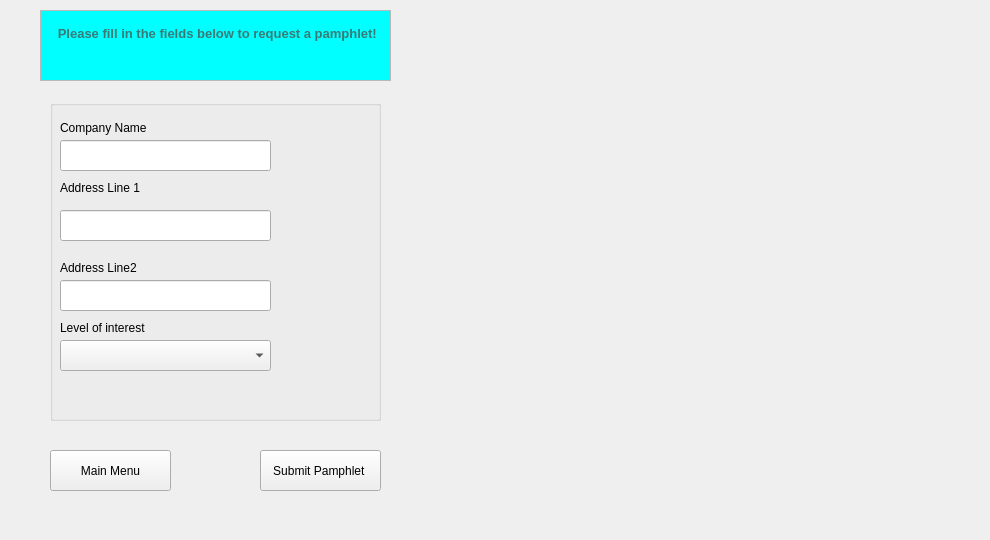
    <widget class="QWidget" name="RequestPamphlet">
     <widget class="QTextEdit" name="RPTextEdit">
      <property name="geometry">
       <rect>
        <x>40</x>
        <y>10</y>
        <width>351</width>
        <height>71</height>
       </rect>
      </property>
      <property name="readOnly">
       <bool>true</bool>
      </property>
      <property name="html">
       <string>&lt;!DOCTYPE HTML PUBLIC &quot;-//W3C//DTD HTML 4.0//EN&quot; &quot;http://www.w3.org/TR/REC-html40/strict.dtd&quot;&gt;
&lt;html&gt;&lt;head&gt;&lt;meta name=&quot;qrichtext&quot; content=&quot;1&quot; /&gt;&lt;style type=&quot;text/css&quot;&gt;
p, li { white-space: pre-wrap; }
&lt;/style&gt;&lt;/head&gt;&lt;body style=&quot; font-family:'MS Shell Dlg 2'; font-size:7.8pt; font-weight:400; font-style:normal;&quot; bgcolor=&quot;#00ffff&quot;&gt;
&lt;p align=&quot;center&quot; style=&quot; margin-top:12px; margin-bottom:12px; margin-left:0px; margin-right:0px; -qt-block-indent:0; text-indent:0px;&quot;&gt;&lt;span style=&quot; font-size:16pt; font-weight:600; color:#397a75; vertical-align:sub;&quot;&gt; Please fill in the fields below to request a pamphlet!&lt;/span&gt;&lt;/p&gt;
&lt;p align=&quot;center&quot; style=&quot;-qt-paragraph-type:empty; margin-top:0px; margin-bottom:0px; margin-left:0px; margin-right:0px; -qt-block-indent:0; text-indent:0px; font-size:8pt;&quot;&gt;&lt;br /&gt;&lt;/p&gt;&lt;/body&gt;&lt;/html&gt;</string>
      </property>
     </widget>
     <widget class="QGroupBox" name="RPgroupBox">
      <property name="geometry">
       <rect>
        <x>50</x>
        <y>100</y>
        <width>331</width>
        <height>321</height>
       </rect>
      </property>
      <property name="title">
       <string/>
      </property>
      <widget class="QLineEdit" name="RPCompanyNamelineEdit">
       <property name="geometry">
        <rect>
         <x>10</x>
         <y>40</y>
         <width>211</width>
         <height>31</height>
        </rect>
       </property>
      </widget>
      <widget class="QLabel" name="RPCompanyNameLabel">
       <property name="geometry">
        <rect>
         <x>10</x>
         <y>20</y>
         <width>101</width>
         <height>16</height>
        </rect>
       </property>
       <property name="text">
        <string>Company Name </string>
       </property>
      </widget>
      <widget class="QLineEdit" name="RPAddressOneLineEdit">
       <property name="geometry">
        <rect>
         <x>10</x>
         <y>110</y>
         <width>211</width>
         <height>31</height>
        </rect>
       </property>
      </widget>
      <widget class="QLineEdit" name="RPAddressTwoLineEdit">
       <property name="geometry">
        <rect>
         <x>10</x>
         <y>180</y>
         <width>211</width>
         <height>31</height>
        </rect>
       </property>
      </widget>
      <widget class="QLabel" name="RPAddressL1Label">
       <property name="geometry">
        <rect>
         <x>10</x>
         <y>80</y>
         <width>101</width>
         <height>16</height>
        </rect>
       </property>
       <property name="text">
        <string>Address Line 1</string>
       </property>
      </widget>
      <widget class="QLabel" name="RPAddressL2Label">
       <property name="geometry">
        <rect>
         <x>10</x>
         <y>160</y>
         <width>101</width>
         <height>16</height>
        </rect>
       </property>
       <property name="text">
        <string>Address Line2</string>
       </property>
      </widget>
      <widget class="QComboBox" name="RPInterestcomboBox">
       <property name="geometry">
        <rect>
         <x>10</x>
         <y>240</y>
         <width>211</width>
         <height>31</height>
        </rect>
       </property>
       <item>
        <property name="text">
         <string/>
        </property>
       </item>
       <item>
        <property name="text">
         <string>very interested</string>
        </property>
       </item>
       <item>
        <property name="text">
         <string>somewhat interested</string>
        </property>
       </item>
       <item>
        <property name="text">
         <string>not interested</string>
        </property>
       </item>
       <item>
        <property name="text">
         <string>never call again</string>
        </property>
       </item>
      </widget>
      <widget class="QLabel" name="PRinterestLabel">
       <property name="geometry">
        <rect>
         <x>10</x>
         <y>220</y>
         <width>101</width>
         <height>16</height>
        </rect>
       </property>
       <property name="text">
        <string>Level of interest</string>
       </property>
      </widget>
     </widget>
     <widget class="QPushButton" name="RPMainRequestPamphletButton">
      <property name="geometry">
       <rect>
        <x>50</x>
        <y>450</y>
        <width>121</width>
        <height>41</height>
       </rect>
      </property>
      <property name="text">
       <string>Main Menu</string>
      </property>
     </widget>
     <widget class="QPushButton" name="RPSubmitButton">
      <property name="geometry">
       <rect>
        <x>260</x>
        <y>450</y>
        <width>121</width>
        <height>41</height>
       </rect>
      </property>
      <property name="text">
       <string>Submit Pamphlet </string>
      </property>
     </widget>
     <widget class="QLabel" name="label_3">
      <property name="geometry">
       <rect>
        <x>400</x>
        <y>10</y>
        <width>581</width>
        <height>521</height>
       </rect>
      </property>
      <property name="text">
       <string/>
      </property>
      <property name="pixmap">
       <pixmap resource="resource.qrc">:/images/poster.jpg</pixmap>
      </property>
     </widget>
    </widget>
